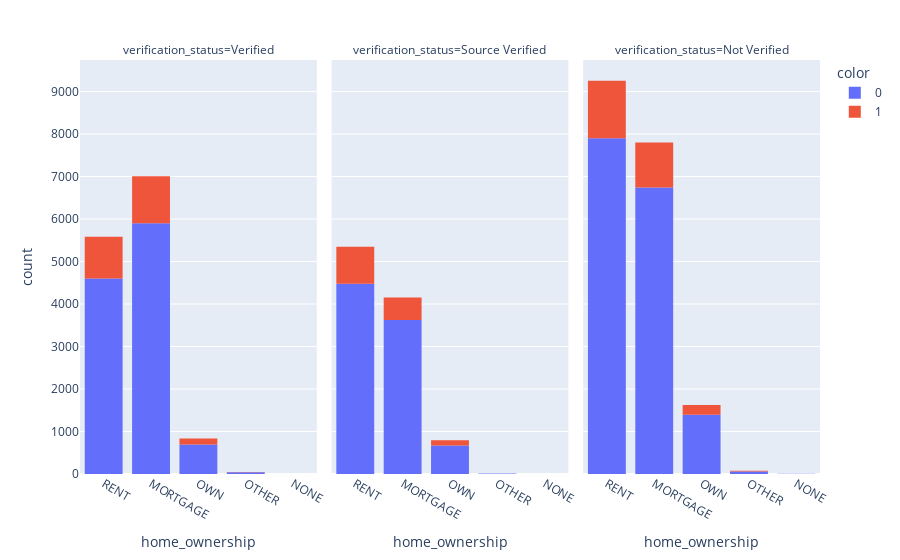

Write notebook code for a chart like this one.
### Code cell
plx.histogram(df, "home_ownership", color=y_target["loan_status_int"], facet_col=df["verification_status"])

### Figure 1 — Plotly figure (JSON) as saved in the notebook; plotly's stock layout.template omitted (floating-point values rounded to 4 significant figures; data arrays with more than 128 entries replaced by an {"elided": "..."} marker saying what was removed)
{"data": [{"alignmentgroup": "True", "bingroup": "x", "hovertemplate": "color=0<br>verification_status=Verified<br>home_ownership=%{x}<br>count=%{y}<extra></extra>", "legendgroup": "0", "marker": {"color": "#636efa", "pattern": {"shape": ""}}, "name": "0", "offsetgroup": "0", "orientation": "v", "showlegend": true, "type": "histogram", "x": {"elided": "11235 str values"}, "xaxis": "x", "yaxis": "y"}, {"alignmentgroup": "True", "bingroup": "x", "hovertemplate": "color=0<br>verification_status=Source Verified<br>home_ownership=%{x}<br>count=%{y}<extra></extra>", "legendgroup": "0", "marker": {"color": "#636efa", "pattern": {"shape": ""}}, "name": "0", "offsetgroup": "0", "orientation": "v", "showlegend": false, "type": "histogram", "x": {"elided": "8776 str values"}, "xaxis": "x2", "yaxis": "y2"}, {"alignmentgroup": "True", "bingroup": "x", "hovertemplate": "color=0<br>verification_status=Not Verified<br>home_ownership=%{x}<br>count=%{y}<extra></extra>", "legendgroup": "0", "marker": {"color": "#636efa", "pattern": {"shape": ""}}, "name": "0", "offsetgroup": "0", "orientation": "v", "showlegend": false, "type": "histogram", "x": {"elided": "16102 str values"}, "xaxis": "x3", "yaxis": "y3"}, {"alignmentgroup": "True", "bingroup": "x", "hovertemplate": "color=1<br>verification_status=Verified<br>home_ownership=%{x}<br>count=%{y}<extra></extra>", "legendgroup": "1", "marker": {"color": "#EF553B", "pattern": {"shape": ""}}, "name": "1", "offsetgroup": "1", "orientation": "v", "showlegend": true, "type": "histogram", "x": {"elided": "2236 str values"}, "xaxis": "x", "yaxis": "y"}, {"alignmentgroup": "True", "bingroup": "x", "hovertemplate": "color=1<br>verification_status=Source Verified<br>home_ownership=%{x}<br>count=%{y}<extra></extra>", "legendgroup": "1", "marker": {"color": "#EF553B", "pattern": {"shape": ""}}, "name": "1", "offsetgroup": "1", "orientation": "v", "showlegend": false, "type": "histogram", "x": {"elided": "1530 str values"}, "xaxis": "x2", "yaxis": "y2"}, {"alignmentgroup": "True", "bingroup": "x", "hovertemplate": "color=1<br>verification_status=Not Verified<br>home_ownership=%{x}<br>count=%{y}<extra></extra>", "legendgroup": "1", "marker": {"color": "#EF553B", "pattern": {"shape": ""}}, "name": "1", "offsetgroup": "1", "orientation": "v", "showlegend": false, "type": "histogram", "x": {"elided": "2656 str values"}, "xaxis": "x3", "yaxis": "y3"}], "layout": {"annotations": [{"font": {}, "showarrow": false, "text": "verification_status=Verified", "x": 0.16, "xanchor": "center", "xref": "paper", "y": 1, "yanchor": "bottom", "yref": "paper"}, {"font": {}, "showarrow": false, "text": "verification_status=Source Verified", "x": 0.5, "xanchor": "center", "xref": "paper", "y": 1, "yanchor": "bottom", "yref": "paper"}, {"font": {}, "showarrow": false, "text": "verification_status=Not Verified", "x": 0.84, "xanchor": "center", "xref": "paper", "y": 1, "yanchor": "bottom", "yref": "paper"}], "barmode": "relative", "legend": {"title": {"text": "color"}, "tracegroupgap": 0}, "margin": {"t": 60}, "xaxis": {"anchor": "y", "domain": [0, 0.32], "title": {"text": "home_ownership"}}, "xaxis2": {"anchor": "y2", "domain": [0.34, 0.66], "matches": "x", "title": {"text": "home_ownership"}}, "xaxis3": {"anchor": "y3", "domain": [0.68, 1.0], "matches": "x", "title": {"text": "home_ownership"}}, "yaxis": {"anchor": "x", "domain": [0, 1], "title": {"text": "count"}}, "yaxis2": {"anchor": "x2", "domain": [0, 1], "matches": "y", "showticklabels": false}, "yaxis3": {"anchor": "x3", "domain": [0, 1], "matches": "y", "showticklabels": false}}}
